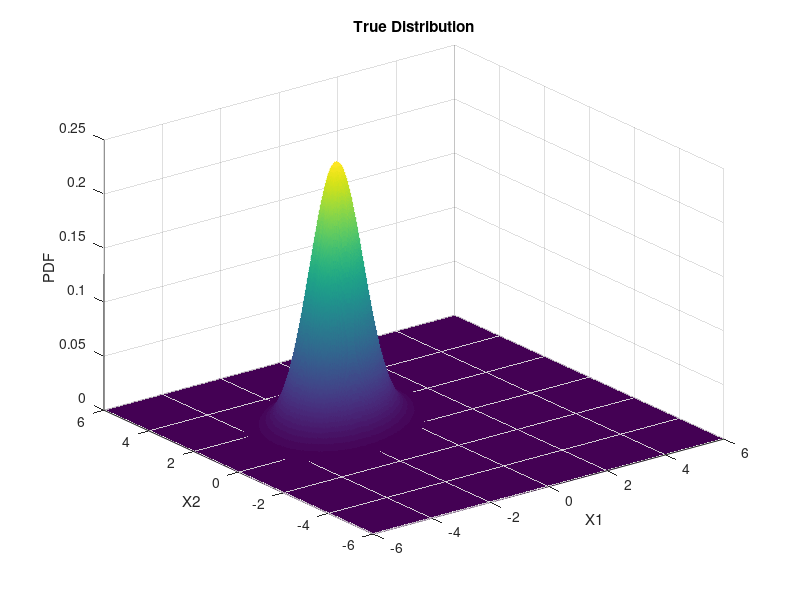

The MATLAB script that drew this image: (Note: this script raises an error after producing the figure.)
clear; clc; close all;

%% Question 4 %%  Non-parametric Density Estimation
% Parameters of normal distributed feature vector
mu          = [-1.5; 1.5];
sigma       = [.8 .2; .2 .6];

% Number of samples
N           = 50;  % Reduced sample size for faster computation

% Grid for plotting the Gaussian distribution
[X1, X2]    = meshgrid(linspace(-6, 6, 500), linspace(-6, 6, 500));
X           = [X1(:) X2(:)];

% True distribution
gaus_true   = mvnpdf([X1(:) X2(:)], mu', sigma);
gaus_true   = reshape(gaus_true, length(X2), length(X1));

% Plot true distribution
figure;
surf(X1, X2, gaus_true, 'EdgeColor', 'interp');
title('True Distribution')
xlabel('X1')
ylabel('X2')
zlabel('PDF')

% Generate samples from the distribution
X_samples = mvnrnd(mu, sigma, N);

% Different h1 values for testing
h1_values = [0.5, 1, 2, 3, 5, 10];
num_h1 = length(h1_values);

% Loop over each h1 value and perform Parzen window density estimation

% Gaussian Parzen window estimation 
figure;
for idx = 1:num_h1
    h1  = h1_values(idx);
    % Initial volume
    Vo  = h1^3;
    % Adaptive volume and h
    V   = Vo / sqrt(N);
    h   = V^(1/3);
    
    % Estimate density with Gaussian Parzen window
    p_gaussian = zeros(size(X,1), 1);   % Initialize density function
    for k = 1:size(X,1)
        % Take one feature from true distribution
        x   = X(k, :);
      
        sum = 0;
        for n = 1:N
            % Calculate each samples effect 
            xk  = X_samples(n, :);
            sum = sum + parzen_window((x - xk) / h);

        end
        p_gaussian(k) = sum / (N * V);
    end
    p_gaussian = reshape(p_gaussian, length(X2), length(X1));

    % Plot the Gaussian Parzen window estimate for the current h1
    subplot(2, 3, idx);  % Arrange in a 2x3 grid
    surf(X1, X2, p_gaussian, 'EdgeColor', 'interp');
    title(['Gaussian Parzen (h1 = ', num2str(h1), ')(V = ', num2str(V), ')']);
    xlabel('X1');
    ylabel('X2');
    zlabel('PDF');
end

% Cubic Parzen window estimation
figure;
for idx = 1:num_h1
    h1 = h1_values(idx);
    Vo = h1^3;
    V = Vo / sqrt(N);
    h = V^(1/3);

    % Estimate density with cubic Parzen window
    p_cubic = zeros(size(X,1), 1);
    for k = 1:size(X,1)
        x = X(k, :);
        sum = 0;
        for n = 1:N
            xk = X_samples(n, :);
            sum = sum + parzen_window_cub((x - xk) / h);
        end
        p_cubic(k) = sum / (N * V);
    end
    p_cubic = reshape(p_cubic, length(X2), length(X1));

    % Plot the Cubic Parzen window estimate for the current h1
    subplot(2, 3, idx);  % Arrange in a 2x3 grid
    surf(X1, X2, p_cubic, 'EdgeColor', 'interp');
    title(['Cubic Parzen (h1 = ', num2str(h1), ')(V = ', num2str(V), ')']);
    xlabel('X1');
    ylabel('X2');
    zlabel('PDF');
end

% Gaussian shape Parzen window function
function f = parzen_window(u)
    u = norm(u);
    f = (1/sqrt(2 * pi)) * exp(-0.5 * u^2);
end

% Cubic Parzen window function
function f_cub = parzen_window_cub(u)
    if norm(u) <= 1/2
        f_cub = 1;
    else
        f_cub = 0;
    end
end
